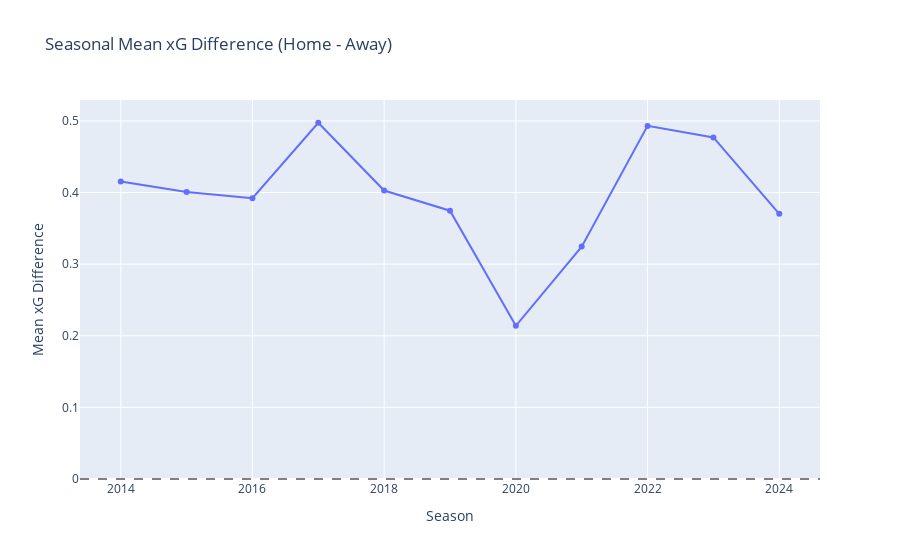

Write notebook code for a chart like this one.
### Markdown cell above
4-2. Seasonal Mean xG Difference — Trend (시즌별 평균 xG 차이 추세)

### Code cell
import numpy as np
import plotly.express as px

# Aggregate by season: mean, std, count of xg_diff
# 시즌별 xg_diff의 평균/표준편차/표본수 집계
season_xgdiff = (df
    .dropna(subset=["xg_diff"])
    .groupby("season")
    .agg(mean_xg_diff=("xg_diff","mean"),
         std_xg_diff=("xg_diff","std"),
         n=("xg_diff","size"))
    .reset_index()
)

# Interactive line chart
# 인터랙티브 라인 차트
fig = px.line(
    season_xgdiff,
    x="season", y="mean_xg_diff",
    markers=True,
    title="Seasonal Mean xG Difference (Home - Away)",
    labels={"season":"Season","mean_xg_diff":"Mean xG Difference"},
    hover_data={"std_xg_diff":":.3f","n":True}
)
fig.add_hline(y=0, line_width=2, line_dash="dash", line_color="gray")  # reference line / 기준선
fig.update_traces(hovertemplate="Season: %{x}<br>Mean xG diff: %{y:.3f}<br>Std: %{customdata[0]:.3f}<br>N: %{customdata[1]}<extra></extra>")
fig.show()

### Figure 1 — Plotly figure (JSON) as saved in the notebook; plotly's stock layout.template omitted (floating-point values rounded to 4 significant figures)
{"data": [{"customdata": [[1.452, 380.0], [1.414, 380.0], [1.281, 380.0], [1.272, 380.0], [1.134, 380.0], [1.159, 380.0], [1.256, 380.0], [1.281, 380.0], [1.34, 380.0], [1.217, 380.0], [1.425, 380.0]], "hovertemplate": "Season: %{x}<br>Mean xG diff: %{y:.3f}<br>Std: %{customdata[0]:.3f}<br>N: %{customdata[1]}<extra></extra>", "legendgroup": "", "line": {"color": "#636efa", "dash": "solid"}, "marker": {"symbol": "circle"}, "mode": "lines+markers", "name": "", "orientation": "v", "showlegend": false, "type": "scatter", "x": [2014, 2015, 2016, 2017, 2018, 2019, 2020, 2021, 2022, 2023, 2024], "xaxis": "x", "y": [0.4156, 0.4009, 0.392, 0.4975, 0.4028, 0.3747, 0.2139, 0.3245, 0.4931, 0.4769, 0.3703], "yaxis": "y"}], "layout": {"legend": {"tracegroupgap": 0}, "shapes": [{"line": {"color": "gray", "dash": "dash", "width": 2}, "type": "line", "x0": 0, "x1": 1, "xref": "x domain", "y0": 0, "y1": 0, "yref": "y"}], "title": {"text": "Seasonal Mean xG Difference (Home - Away)"}, "xaxis": {"anchor": "y", "domain": [0, 1], "title": {"text": "Season"}}, "yaxis": {"anchor": "x", "domain": [0, 1], "title": {"text": "Mean xG Difference"}}}}
